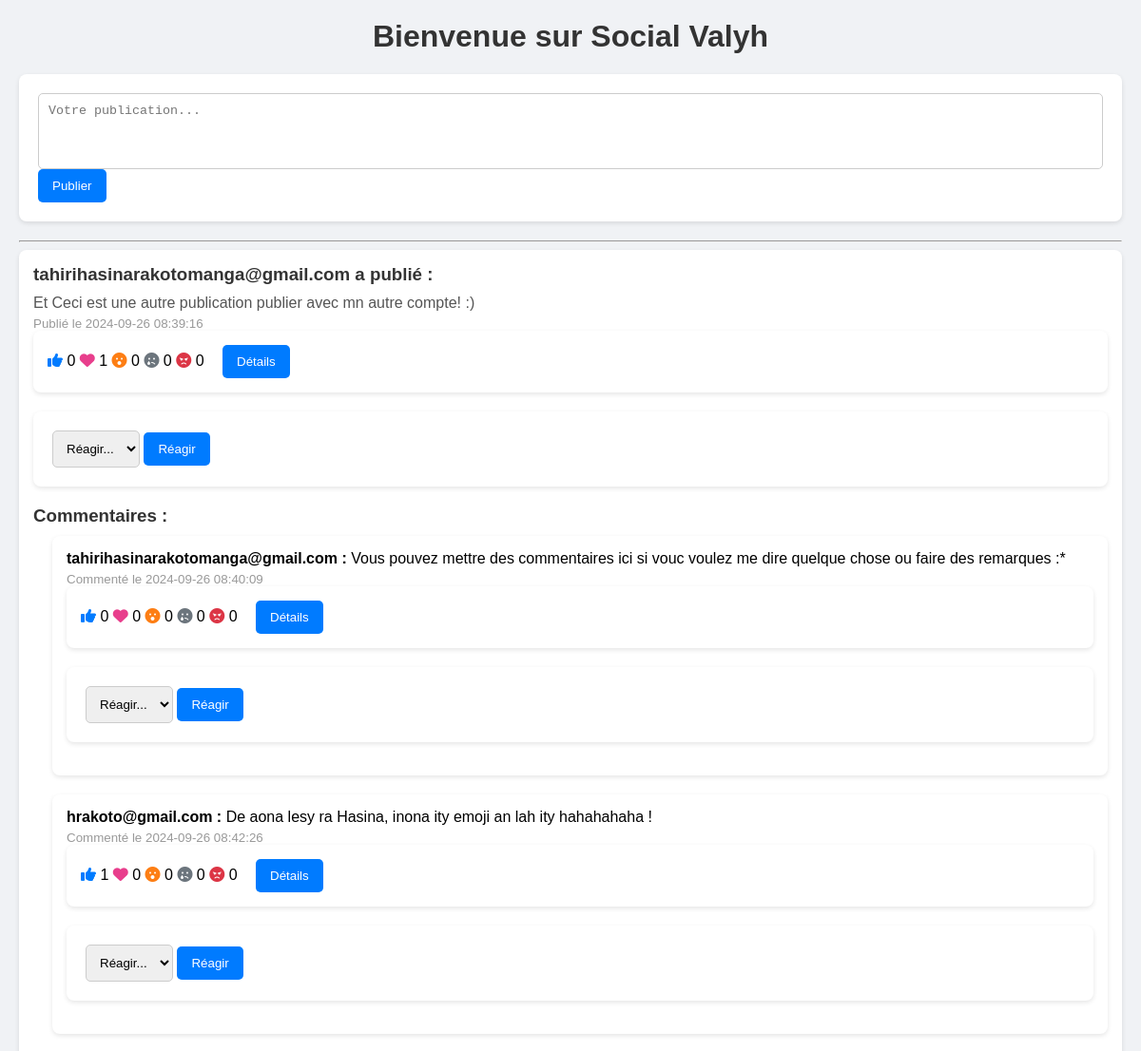
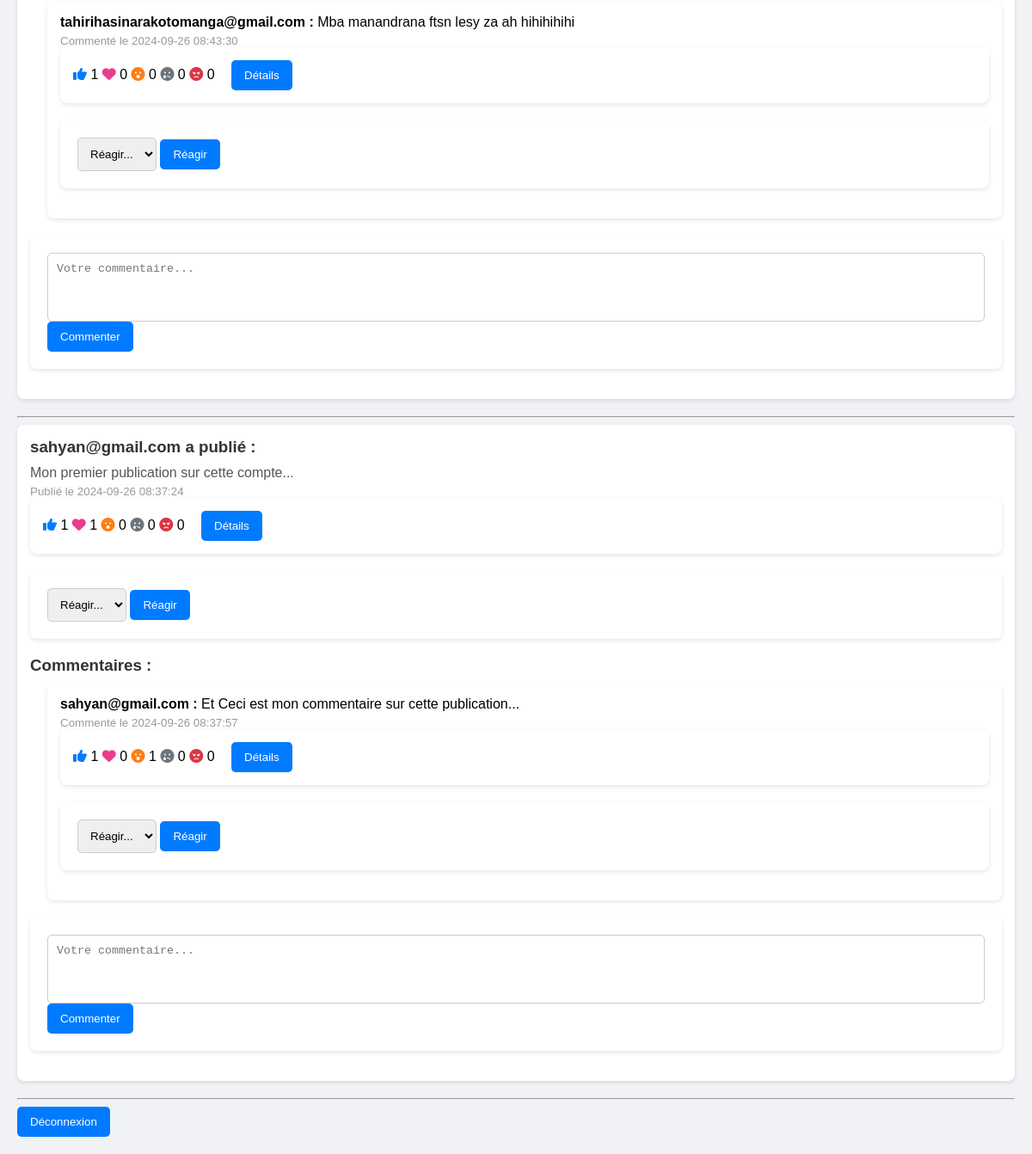
Screenshot of /home.php (signed in) with the database file from the repository (2 pictures, top to bottom).
### tables this page shows
CREATE TABLE `posts` (
  `id` int NOT NULL AUTO_INCREMENT,
  `user_id` int DEFAULT NULL,
  `content` text NOT NULL,
  `created_at` timestamp NULL DEFAULT CURRENT_TIMESTAMP,
  PRIMARY KEY (`id`),
  KEY `user_id` (`user_id`),
  CONSTRAINT `posts_ibfk_1` FOREIGN KEY (`user_id`) REFERENCES `users` (`id`)
);

CREATE TABLE `users` (
  `id` int NOT NULL AUTO_INCREMENT,
  `email` varchar(255) NOT NULL,
  `password` varchar(255) NOT NULL,
  `created_at` timestamp NULL DEFAULT CURRENT_TIMESTAMP,
  PRIMARY KEY (`id`),
  UNIQUE KEY `email` (`email`)
);

CREATE TABLE `comments` (
  `id` int NOT NULL AUTO_INCREMENT,
  `post_id` int DEFAULT NULL,
  `user_id` int DEFAULT NULL,
  `content` text NOT NULL,
  `created_at` timestamp NULL DEFAULT CURRENT_TIMESTAMP,
  PRIMARY KEY (`id`),
  KEY `post_id` (`post_id`),
  KEY `user_id` (`user_id`),
  CONSTRAINT `comments_ibfk_1` FOREIGN KEY (`post_id`) REFERENCES `posts` (`id`),
  CONSTRAINT `comments_ibfk_2` FOREIGN KEY (`user_id`) REFERENCES `users` (`id`)
);

### home.php (the view, shortened to what this page needs)
<?php
include("db.php");
$posts = $pdo->query('SELECT posts.*, users.email FROM posts JOIN users ON posts.user_id = users.id ORDER BY posts.created_at DESC')->fetchAll();
?>
<link rel="stylesheet" href="style.css">
<link rel="stylesheet" href="https://cdnjs.cloudflare.com/ajax/libs/font-awesome/6.0.0-beta3/css/all.min.css">
<h1>Bienvenue sur Social Valyh</h1>
<form method="POST">
    <textarea name="content" placeholder="Votre publication..." required></textarea>
    <button type="submit">Publier</button>
</form>
<hr>
<?php foreach ($posts as $post): ?>
    <div>
        <h3><?= htmlspecialchars($post['email']) ?> a publié :</h3>
        <p><?= nl2br(htmlspecialchars($post['content'])) ?></p>
        <small>Publié le <?= htmlspecialchars($post['created_at']) ?></small>
        <div>
            <?php
            $reactions = $pdo->prepare('SELECT type, user_id, created_at FROM reactions WHERE post_id = ?');
            $reactions->execute([$post['id']]);
            $reactionDetails = $reactions->fetchAll(PDO::FETCH_ASSOC);
            $reactionCounts = [];
            foreach ($reactionDetails as $reaction) {
                $reactionCounts[$reaction['type']] = ($reactionCounts[$reaction['type']] ?? 0) + 1;
            }
            ?>
            <span>
                <i class="fas fa-thumbs-up reaction-like" title="Like"></i> <?= $reactionCounts['like'] ?? 0 ?>
                <i class="fas fa-heart reaction-love" title="Love"></i> <?= $reactionCounts['love'] ?? 0 ?>
                <i class="fas fa-surprise reaction-wow" title="Wow"></i> <?= $reactionCounts['wow'] ?? 0 ?>
                <i class="fas fa-sad-tear reaction-sad" title="Sad"></i> <?= $reactionCounts['sad'] ?? 0 ?>
                <i class="fas fa-angry reaction-angry" title="Angry"></i> <?= $reactionCounts['angry'] ?? 0 ?>
            </span>
            <button onclick="toggleDetails(<?= $post['id'] ?>)">Détails</button>
        </div>
        <form method="POST">
            <select name="reaction" required>
                <option value="" disabled selected>Réagir...</option>
            </select>
            <button type="submit">Réagir</button>
        </form>
        <h3>Commentaires :</h3>
        <?php
        $comments = $pdo->prepare('SELECT comments.*, users.email FROM comments JOIN users ON comments.user_id = users.id WHERE post_id = ?');
        $comments->execute([$post['id']]);
        foreach ($comments as $comment): ?>
            <div style="margin-left: 20px;">
                <strong><?= htmlspecialchars($comment['email']) ?> :</strong> <?= nl2br(htmlspecialchars($comment['content'])) ?>
                <small>Commenté le <?= htmlspecialchars($comment['created_at']) ?></small>
                <div>
                    <?php
                    $commentReactions = $pdo->prepare('SELECT type, user_id, created_at FROM reactions WHERE comment_id = ?');
                    $commentReactions->execute([$comment['id']]);
                    $reactionDetails = $commentReactions->fetchAll(PDO::FETCH_ASSOC);
                    $reactionCounts = [];
                    foreach ($reactionDetails as $reaction) {
                        $reactionCounts[$reaction['type']] = ($reactionCounts[$reaction['type']] ?? 0) + 1;
                    }
                    ?>
                    <span>
                        <i class="fas fa-thumbs-up reaction-like" title="Like"></i> <?= $reactionCounts['like'] ?? 0 ?>
                        <i class="fas fa-heart reaction-love" title="Love"></i> <?= $reactionCounts['love'] ?? 0 ?>
                        <i class="fas fa-surprise reaction-wow" title="Wow"></i> <?= $reactionCounts['wow'] ?? 0 ?>
                        <i class="fas fa-sad-tear reaction-sad" title="Sad"></i> <?= $reactionCounts['sad'] ?? 0 ?>
                        <i class="fas fa-angry reaction-angry" title="Angry"></i> <?= $reactionCounts['angry'] ?? 0 ?>
                    </span>
                    <button onclick="toggleDetails(<?= $comment['id'] ?>, 'comment')">Détails</button>
                </div>
                <form method="POST">
                    <select name="reaction" required>
                        <option value="" disabled selected>Réagir...</option>
                    </select>
                    <button type="submit">Réagir</button>
                </form>
            </div>
        <?php endforeach; ?>
        <form method="POST">
            <textarea name="comment_content" placeholder="Votre commentaire..." required></textarea>
            <button type="submit">Commenter</button>
        </form>
    </div>
    <hr>
<?php endforeach; ?>
<button><a href="logout.php">Déconnexion</a></button>

### style.css (style rules this page uses)
h1 { text-align: center; color: #333; }
form { background: white; padding: 20px; border-radius: 8px; box-shadow: 0 2px 5px rgba(0, 0, 0, 0.1); margin-bottom: 20px; }
textarea { width: 100%; height: 80px; border-radius: 5px; border: 1px solid #ccc; padding: 10px; resize: none; }
button { background-color: #007bff; color: white; border: none; border-radius: 5px; padding: 10px 15px; cursor: pointer; transition: background 0.3s; }
div { background: white; padding: 15px; border-radius: 8px; box-shadow: 0 2px 5px rgba(0, 0, 0, 0.1); margin-bottom: 20px; }
h3 { margin: 0 0 10px; color: #333; }
p { margin: 5px 0; color: #555;/ }
small { display: block; color: #999; margin-top: 5px; }
span { display: inline-block; margin-right: 15px; }
.reaction-like { color: #007bff; }
.reaction-love { color: #e83e8c; }
.reaction-wow { color: #fd7e14; / }
.reaction-sad { color: #6c757d; }
.reaction-angry { color: #dc3545; }
select { border-radius: 5px; border: 1px solid #ccc; padding: 10px; }
button a { color: white; text-decoration: none; }

### rows the page displays
posts: user.email "tahirihasinarakotomanga@gmail.com", content "Et Ceci est une autre publication publier avec mn autre compte! :)", created_at "2024-09-26 08:39:16", like "0", love "1", wow "0", sad "0", angry "0"
comments: user.email "tahirihasinarakotomanga@gmail.com", content "Vous pouvez mettre des commentaires ici si vouc voulez me dire quelque chose ou faire des remarques :*", created_at "2024-09-26 08:40:09", like "0", love "0", wow "0", sad "0", angry "0"
comments: user.email "hrakoto@gmail.com", content "De aona lesy ra Hasina, inona ity emoji an lah ity hahahahaha !", created_at "2024-09-26 08:42:26", like "1", love "0", wow "0", sad "0", angry "0"
comments: user.email "tahirihasinarakotomanga@gmail.com", content "Mba manandrana ftsn lesy za ah hihihihihi", created_at "2024-09-26 08:43:30", like "1", love "0", wow "0", sad "0", angry "0"
posts: user.email "sahyan@gmail.com", content "Mon premier publication sur cette compte...", created_at "2024-09-26 08:37:24", like "1", love "1", wow "0", sad "0", angry "0"
comments: user.email "sahyan@gmail.com", content "Et Ceci est mon commentaire sur cette publication...", created_at "2024-09-26 08:37:57", like "1", love "0", wow "1", sad "0", angry "0"
